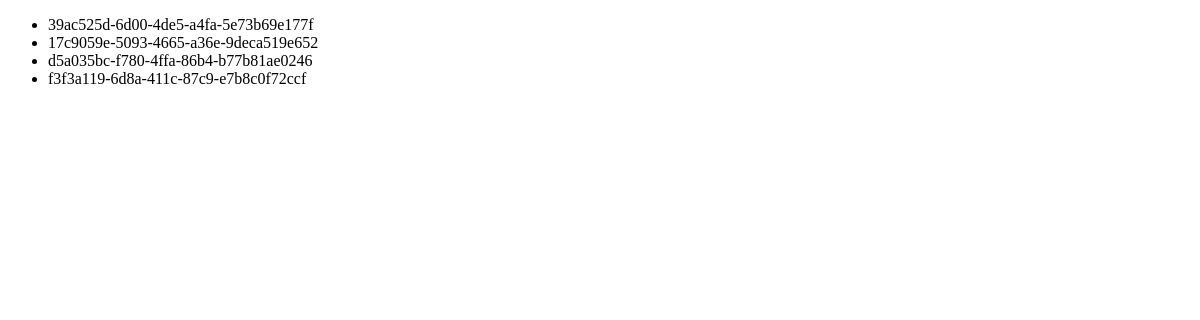
Page /custom_tasks/ on the earlier database version.
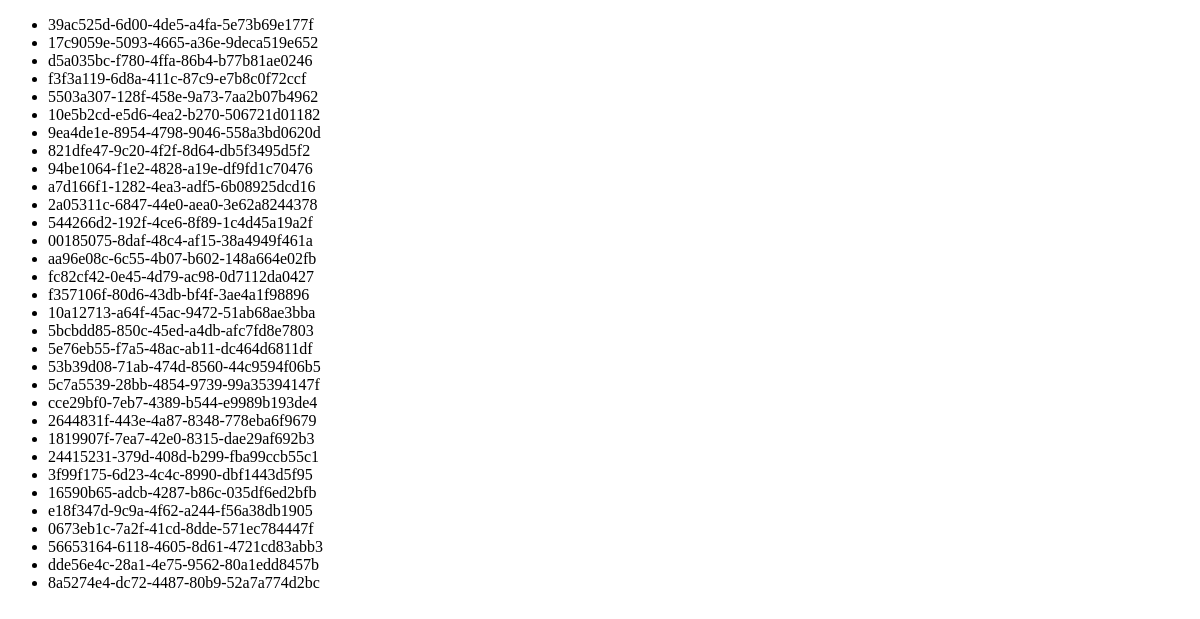
Same page on the later database version.
### shipper/models.py (models this page shows)
class Task(models.Model):
    task_id = models.CharField(max_length=100, null=False, blank=False)

### shipper/views.py (the view)
class CustomTaskList(ListView):
    queryset = Task.objects.all()
    template_name = 'shipper/list.html'

### templates/shipper/list.html (shortened to what this page needs)
<!DOCTYPE html>
<html lang="en">
<head>
</head>
<body>
<ul>
{% for task in object_list %}
    <li>{{ task.task_id }} {%  if task.status %} - {{ task.status }} {% endif %}</li>
{% empty %}
    <li>No task yet.</li>
{% endfor %}
</ul>
</body>
</html>

Differences in the rows shown:
added Task: task_id "5503a307-128f-458e-9a73-7aa2b07b4962"
added Task: task_id "10e5b2cd-e5d6-4ea2-b270-506721d01182"
added Task: task_id "9ea4de1e-8954-4798-9046-558a3bd0620d"
added Task: task_id "821dfe47-9c20-4f2f-8d64-db5f3495d5f2"
added Task: task_id "94be1064-f1e2-4828-a19e-df9fd1c70476"
added Task: task_id "a7d166f1-1282-4ea3-adf5-6b08925dcd16"
added Task: task_id "2a05311c-6847-44e0-aea0-3e62a8244378"
added Task: task_id "544266d2-192f-4ce6-8f89-1c4d45a19a2f"
added Task: task_id "00185075-8daf-48c4-af15-38a4949f461a"
added Task: task_id "aa96e08c-6c55-4b07-b602-148a664e02fb"
added Task: task_id "fc82cf42-0e45-4d79-ac98-0d7112da0427"
added Task: task_id "f357106f-80d6-43db-bf4f-3ae4a1f98896"
added Task: task_id "10a12713-a64f-45ac-9472-51ab68ae3bba"
added Task: task_id "5bcbdd85-850c-45ed-a4db-afc7fd8e7803"
added Task: task_id "5e76eb55-f7a5-48ac-ab11-dc464d6811df"
added Task: task_id "53b39d08-71ab-474d-8560-44c9594f06b5"
added Task: task_id "5c7a5539-28bb-4854-9739-99a35394147f"
added Task: task_id "cce29bf0-7eb7-4389-b544-e9989b193de4"
added Task: task_id "2644831f-443e-4a87-8348-778eba6f9679"
added Task: task_id "1819907f-7ea7-42e0-8315-dae29af692b3"
added Task: task_id "24415231-379d-408d-b299-fba99ccb55c1"
added Task: task_id "3f99f175-6d23-4c4c-8990-dbf1443d5f95"
added Task: task_id "16590b65-adcb-4287-b86c-035df6ed2bfb"
added Task: task_id "e18f347d-9c9a-4f62-a244-f56a38db1905"
added Task: task_id "0673eb1c-7a2f-41cd-8dde-571ec784447f"
added Task: task_id "56653164-6118-4605-8d61-4721cd83abb3"
added Task: task_id "dde56e4c-28a1-4e75-9562-80a1edd8457b"
added Task: task_id "8a5274e4-dc72-4487-80b9-52a7a774d2bc"
